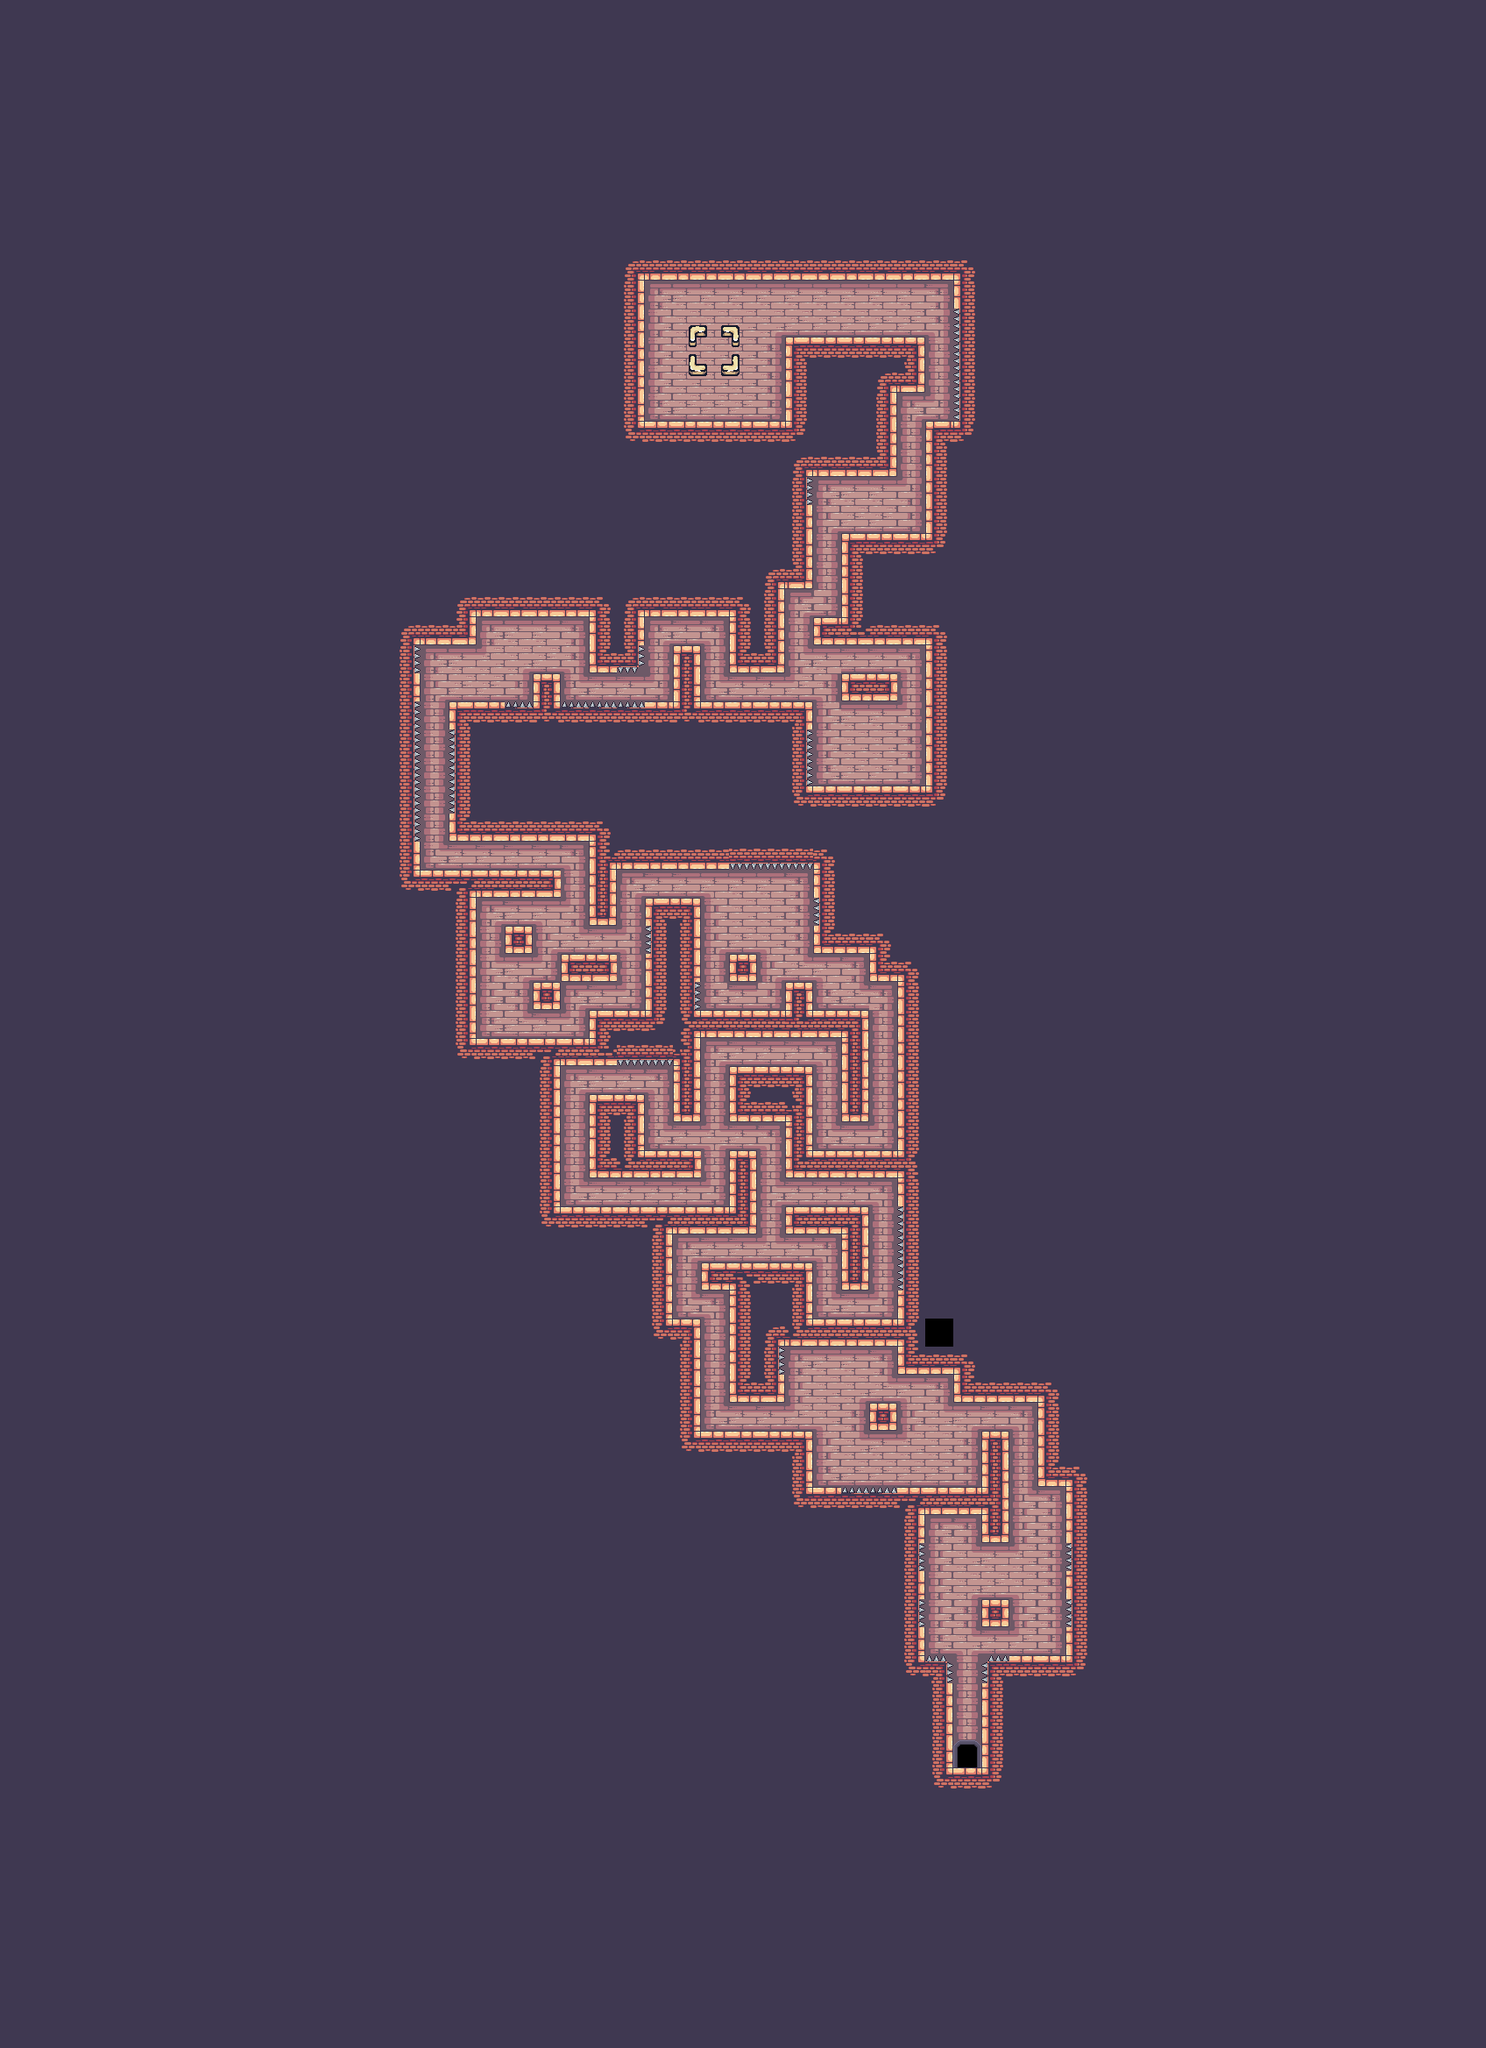

Rendered tile map (Tiled .tmx) drawn with the repository's tilesets; below, a short description and the map source with its tile grids summarised:
An orthogonal 53x73 tile map with 32x32 px tiles, 1 tile layer (Tile Layer 1).

<map version="1.10" tiledversion="1.10.2" orientation="orthogonal" renderorder="right-down" width="53" height="73" tilewidth="32" tileheight="32" infinite="0" nextlayerid="2" nextobjectid="1">
 <tileset firstgid="1" name="tile" tilewidth="32" tileheight="32" tilecount="247" columns="19">
  <image source="tile.png" width="608" height="416" />
 </tileset>
 <layer id="1" name="Tile Layer 1" width="53" height="73">
  <data>[3869 cells, 3868 non-empty, 83 distinct tile ids]</data>
 </layer>
</map>
